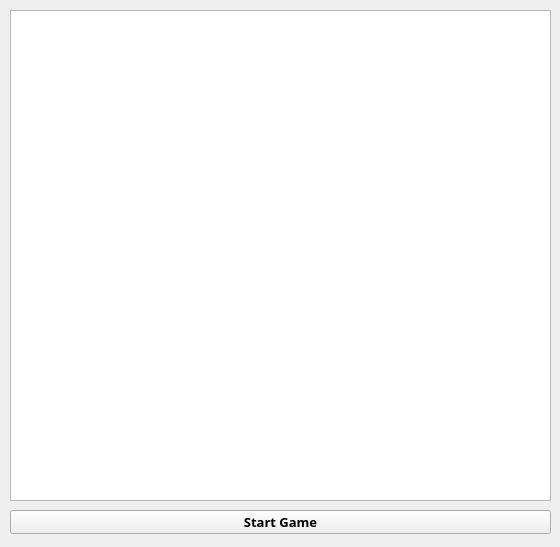
<?xml version="1.0" encoding="UTF-8"?>
<ui version="4.0">
 <class>Widget</class>
 <widget class="QWidget" name="Widget">
  <property name="geometry">
   <rect>
    <x>0</x>
    <y>0</y>
    <width>560</width>
    <height>547</height>
   </rect>
  </property>
  <property name="windowTitle">
   <string>Widget</string>
  </property>
  <widget class="QGraphicsView" name="graphicsView">
   <property name="geometry">
    <rect>
     <x>10</x>
     <y>10</y>
     <width>541</width>
     <height>491</height>
    </rect>
   </property>
  </widget>
  <widget class="QPushButton" name="startGameButton">
   <property name="geometry">
    <rect>
     <x>10</x>
     <y>510</y>
     <width>541</width>
     <height>24</height>
    </rect>
   </property>
   <property name="font">
    <font>
     <family>Segoe UI Semibold</family>
     <pointsize>10</pointsize>
     <bold>true</bold>
    </font>
   </property>
   <property name="styleSheet">
    <string notr="true"/>
   </property>
   <property name="text">
    <string>Start Game</string>
   </property>
  </widget>
 </widget>
 <resources/>
 <connections/>
</ui>
